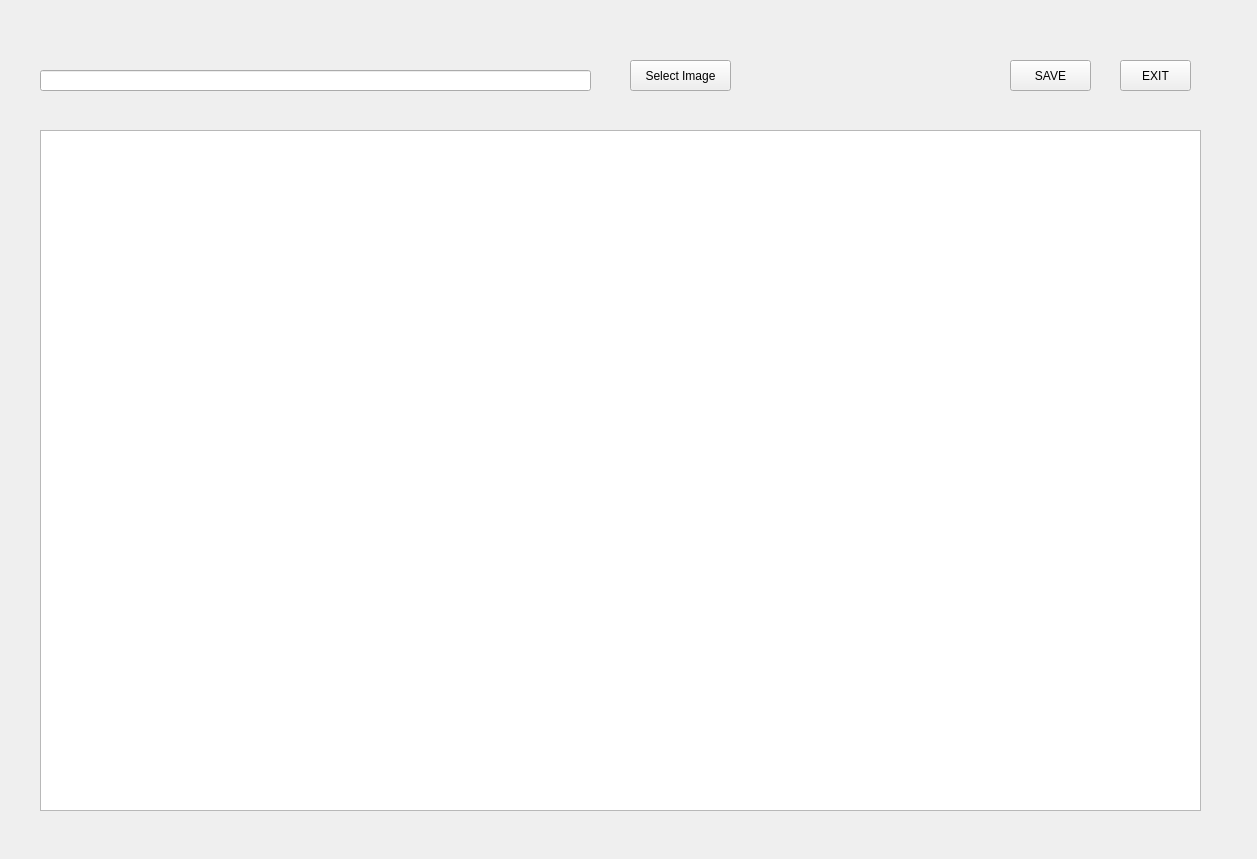
<?xml version="1.0" encoding="UTF-8"?>
<ui version="4.0">
 <class>Form5</class>
 <widget class="QWidget" name="Form5">
  <property name="geometry">
   <rect>
    <x>0</x>
    <y>0</y>
    <width>1257</width>
    <height>859</height>
   </rect>
  </property>
  <property name="windowTitle">
   <string>Form</string>
  </property>
  <widget class="QPushButton" name="pushButton_2">
   <property name="geometry">
    <rect>
     <x>1120</x>
     <y>60</y>
     <width>71</width>
     <height>31</height>
    </rect>
   </property>
   <property name="text">
    <string>EXIT</string>
   </property>
  </widget>
  <widget class="QPushButton" name="pushButton_3">
   <property name="geometry">
    <rect>
     <x>1010</x>
     <y>60</y>
     <width>81</width>
     <height>31</height>
    </rect>
   </property>
   <property name="text">
    <string>SAVE</string>
   </property>
  </widget>
  <widget class="QPushButton" name="pushButton">
   <property name="geometry">
    <rect>
     <x>630</x>
     <y>60</y>
     <width>101</width>
     <height>31</height>
    </rect>
   </property>
   <property name="text">
    <string>Select Image</string>
   </property>
  </widget>
  <widget class="QLineEdit" name="lineEdit">
   <property name="geometry">
    <rect>
     <x>40</x>
     <y>70</y>
     <width>551</width>
     <height>21</height>
    </rect>
   </property>
  </widget>
  <widget class="QLabel" name="label">
   <property name="geometry">
    <rect>
     <x>40</x>
     <y>170</y>
     <width>64</width>
     <height>15</height>
    </rect>
   </property>
   <property name="text">
    <string/>
   </property>
  </widget>
  <widget class="QGraphicsView" name="graphicsView">
   <property name="geometry">
    <rect>
     <x>40</x>
     <y>130</y>
     <width>1161</width>
     <height>681</height>
    </rect>
   </property>
  </widget>
 </widget>
 <resources/>
 <connections>
  <connection>
   <sender>pushButton</sender>
   <signal>clicked()</signal>
   <receiver>Form5</receiver>
   <slot>Select_Image()</slot>
   <hints>
    <hint type="sourcelabel">
     <x>689</x>
     <y>82</y>
    </hint>
    <hint type="destinationlabel">
     <x>742</x>
     <y>113</y>
    </hint>
   </hints>
  </connection>
  <connection>
   <sender>pushButton_2</sender>
   <signal>clicked()</signal>
   <receiver>Form5</receiver>
   <slot>Exit()</slot>
   <hints>
    <hint type="sourcelabel">
     <x>1161</x>
     <y>79</y>
    </hint>
    <hint type="destinationlabel">
     <x>1179</x>
     <y>107</y>
    </hint>
   </hints>
  </connection>
  <connection>
   <sender>pushButton_3</sender>
   <signal>clicked()</signal>
   <receiver>Form5</receiver>
   <slot>Save()</slot>
   <hints>
    <hint type="sourcelabel">
     <x>1060</x>
     <y>79</y>
    </hint>
    <hint type="destinationlabel">
     <x>1005</x>
     <y>30</y>
    </hint>
   </hints>
  </connection>
 </connections>
 <slots>
  <slot>Select_Image()</slot>
  <slot>Exit()</slot>
  <slot>Save()</slot>
 </slots>
</ui>
